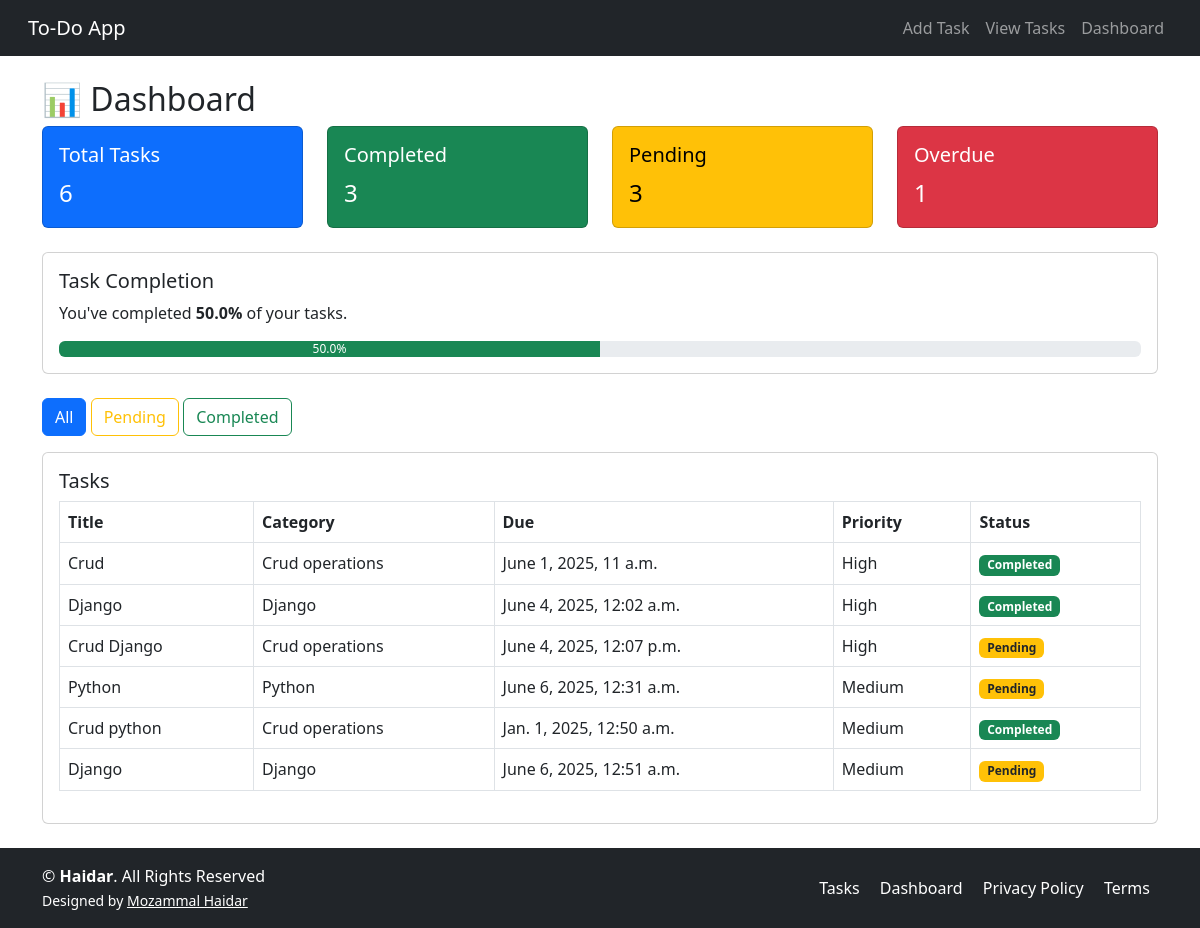
/dashboard/, run on the app's committed database.
### task_app/models.py (models this page shows, shortened)
class Task(models.Model):
    PRIORITY_CHOICES = [
        ('H', 'High'),
        ('M', 'Medium'),
        ('L', 'Low'),
    ]
    title = models.CharField(max_length=50)
    description = models.TextField(blank=True)
    category = models.ForeignKey(Category, on_delete=models.SET_NULL, null=True, blank=True)
    due_date = models.DateTimeField(null=True, blank=True)
    priority = models.CharField(max_length=1, choices=PRIORITY_CHOICES, default='M')
    is_completed = models.BooleanField(default=False)
    is_pending = models.BooleanField(default=True)
    created_at = models.DateTimeField(auto_now_add=True)

class Category(models.Model):
    name = models.CharField(max_length=50)
    def __str__(self):
        return self.name

### task_app/views.py (the view)
# urls.py: path('dashboard/', dashboard, name='dashboard'),
def dashboard(request):
    today = now().date()
    status = request.GET.get('status', 'all')
    all_tasks = Task.objects.all()
    tasks = all_tasks
    if status == 'pending':
        tasks = tasks.filter(is_completed=False)
    elif status == 'completed':
        tasks = tasks.filter(is_completed=True)
    total = all_tasks.count()
    completed = all_tasks.filter(is_completed=True).count()
    pending = all_tasks.filter(is_completed=False).count()
    overdue = all_tasks.filter(is_completed=True, due_date__lt=now()).count()
    completed_today = all_tasks.filter(due_date__date=today, is_completed=True).count()
    percent_done = round((completed / total) * 100, 2) if total else 0
    context = {
        'completed_today': completed_today,
        'pending': pending,
        'completed': completed,
        'overdue': overdue,
        'total': total,
        'percent_done': percent_done,
        'tasks': tasks,
        'status': status
    }
    return render(request, 'task/dashboard.html', context)

### templates/task/dashboard.html (shortened to what this page needs)
{% extends 'task/base.html' %}
{% load static %}
{% block content %}
<h2>📊 Dashboard</h2>
<div class="row mb-4">
    <div class="col-md-3">
        <div class="card text-bg-primary">
            <div class="card-body">
                <h5 class="card-title">Total Tasks</h5>
                <p class="card-text fs-4">{{ total }}</p>
            </div>
        </div>
    </div>
    <div class="col-md-3">
        <div class="card text-bg-success">
            <div class="card-body">
                <h5 class="card-title">Completed</h5>
                <p class="card-text fs-4">{{ completed }}</p>
            </div>
        </div>
    </div>
    <div class="col-md-3">
        <div class="card text-bg-warning">
            <div class="card-body">
                <h5 class="card-title">Pending</h5>
                <p class="card-text fs-4">{{ pending }}</p>
            </div>
        </div>
    </div>
    <div class="col-md-3">
        <div class="card text-bg-danger">
            <div class="card-body">
                <h5 class="card-title">Overdue</h5>
                <p class="card-text fs-4">{{ overdue }}</p>
            </div>
        </div>
    </div>
</div>
<div class="card mb-4">
    <div class="card-body">
        <h5 class="card-title">Task Completion</h5>
        <p class="card-text">You've completed <strong>{{ percent_done }}%</strong> of your tasks.</p>
        <div class="progress">
            <div class="progress-bar bg-success" role="progressbar"
                 style="width: {{ percent_done }}%;"
                 aria-valuenow="{{ percent_done }}"
                 aria-valuemin="0" aria-valuemax="100">
                {{ percent_done }}%
            </div>
        </div>
    </div>
</div>
<div class="mb-3">
    <a href="?status=all" class="btn btn-outline-primary {% if status == 'all' %}active{% endif %}">All</a>
    <a href="?status=pending" class="btn btn-outline-warning {% if status == 'pending' %}active{% endif %}">Pending</a>
    <a href="?status=completed" class="btn btn-outline-success {% if status == 'completed' %}active{% endif %}">Completed</a>
</div>
<div class="card">
    <div class="card-body">
        <h5 class="card-title">Tasks</h5>
        <table class="table table-bordered">
            <thead>
                <tr>
                    <th>Title</th>
                    <th>Category</th>
                    <th>Due</th>
                    <th>Priority</th>
                    <th>Status</th>
                </tr>
            </thead>
            <tbody>
                {% for task in tasks %}
                <tr>
                    <td>{{ task.title }}</td>
                    <td>{{ task.category }}</td>
                    <td>{{ task.due_date }}</td>
                    <td>{{ task.get_priority_display }}</td>
                    <td>
                        {% if task.is_completed %}
                            <span class="badge bg-success">Completed</span>
                        {% else %}
                            <span class="badge bg-warning text-dark">Pending</span>
                        {% endif %}
                    </td>
                </tr>
                {% empty %}
                <tr><td colspan="5">No tasks found.</td></tr>
                {% endfor %}
            </tbody>
        </table>
    </div>
</div>
{% endblock %}

### data on the page
Task: title "Crud", category "Crud operations", due_date "June 1, 2025, 11 a.m.", priority "High", is_completed "Completed"
Task: title "Django", category "Django", due_date "June 4, 2025, 12:02 a.m.", priority "High", is_completed "Completed"
Task: title "Crud Django", category "Crud operations", due_date "June 4, 2025, 12:07 p.m.", priority "High", is_completed "Pending"
Task: title "Python", category "Python", due_date "June 6, 2025, 12:31 a.m.", priority "Medium", is_completed "Pending"
Task: title "Crud python", category "Crud operations", due_date "Jan. 1, 2025, 12:50 a.m.", priority "Medium", is_completed "Completed"
Task: title "Django", category "Django", due_date "June 6, 2025, 12:51 a.m.", priority "Medium", is_completed "Pending"

### other printed values
{{ total }} "6"
{{ completed }} "3"
{{ pending }} "3"
{{ overdue }} "1"
{{ percent_done }} "50.0"
